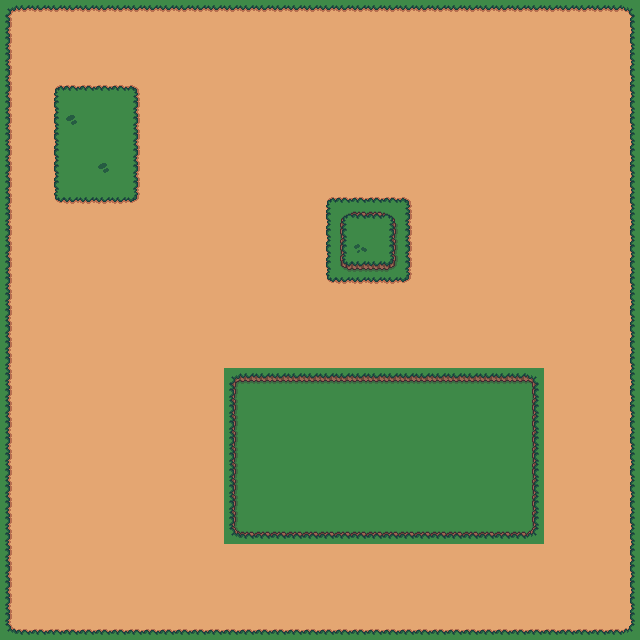

Rendered tile map (Tiled .tmx) drawn with the repository's tilesets; below, a short description and the full map source, tile grids included:
An orthogonal 40x40 tile map with 16x16 px tiles, 1 tile layer (Tile Layer 1), 2 tilesets.

<map version="1.10" tiledversion="1.12.2" orientation="orthogonal" renderorder="right-down" width="40" height="40" tilewidth="16" tileheight="16" infinite="0" nextlayerid="2" nextobjectid="1">
 <tileset firstgid="1" source="Cute Fantasy.tsx" />
 <tileset firstgid="19" source="Cute Fantasy 2.tsx" />
 <layer id="1" name="Tile Layer 1" width="40" height="40">
  <data encoding="csv">
1,2,2,2,2,2,2,2,2,2,2,2,2,2,2,2,2,2,2,2,2,2,2,2,2,2,2,2,2,2,2,2,2,2,2,2,2,2,2,3,
4,5,5,5,5,5,5,5,5,5,5,5,5,5,5,5,5,5,5,5,5,5,5,5,5,5,5,5,5,5,5,5,5,5,5,5,5,5,5,6,
4,5,5,5,5,5,5,5,5,5,5,5,5,5,5,5,5,5,5,5,5,5,5,5,5,5,5,5,5,5,5,5,5,5,5,5,5,5,5,6,
4,5,5,5,5,5,5,5,5,5,5,5,5,5,5,5,5,5,5,5,5,5,5,5,5,5,5,5,5,5,5,5,5,5,5,5,5,5,5,6,
4,5,5,5,5,5,5,5,5,5,5,5,5,5,5,5,5,5,5,5,5,5,5,5,5,5,5,5,5,5,5,5,5,5,5,5,5,5,5,6,
4,5,5,10,8,8,8,8,11,5,5,5,5,5,5,5,5,5,5,5,5,5,5,5,5,5,5,5,5,5,5,5,5,5,5,5,5,5,5,6,
4,5,5,6,23,23,23,23,4,5,5,5,5,5,5,5,5,5,5,5,5,5,5,5,5,5,5,5,5,5,5,5,5,5,5,5,5,5,5,6,
4,5,5,6,36,23,23,23,4,5,5,5,5,5,5,5,5,5,5,5,5,5,5,5,5,5,5,5,5,5,5,5,5,5,5,5,5,5,5,6,
4,5,5,6,23,23,23,23,4,5,5,5,5,5,5,5,5,5,5,5,5,5,5,5,5,5,5,5,5,5,5,5,5,5,5,5,5,5,5,6,
4,5,5,6,23,23,23,23,4,5,5,5,5,5,5,5,5,5,5,5,5,5,5,5,5,5,5,5,5,5,5,5,5,5,5,5,5,5,5,6,
4,5,5,6,23,23,36,23,4,5,5,5,5,5,5,5,5,5,5,5,5,5,5,5,5,5,5,5,5,5,5,5,5,5,5,5,5,5,5,6,
4,5,5,6,23,23,23,23,4,5,5,5,5,5,5,5,5,5,5,5,5,5,5,5,5,5,5,5,5,5,5,5,5,5,5,5,5,5,5,6,
4,5,5,13,2,2,2,2,14,5,5,5,5,5,5,5,5,5,5,5,10,8,8,8,8,11,5,5,5,5,5,5,5,5,5,5,5,5,5,6,
4,5,5,5,5,5,5,5,5,5,5,5,5,5,5,5,5,5,5,5,6,28,26,26,29,4,5,5,5,5,5,5,5,5,5,5,5,5,5,6,
4,5,5,5,5,5,5,5,5,5,5,5,5,5,5,5,5,5,5,5,6,24,23,23,22,4,5,5,5,5,5,5,5,5,5,5,5,5,5,6,
4,5,5,5,5,5,5,5,5,5,5,5,5,5,5,5,5,5,5,5,6,24,35,23,22,4,5,5,5,5,5,5,5,5,5,5,5,5,5,6,
4,5,5,5,5,5,5,5,5,5,5,5,5,5,5,5,5,5,5,5,6,31,20,20,32,4,5,5,5,5,5,5,5,5,5,5,5,5,5,6,
4,5,5,5,5,5,5,5,5,5,5,5,5,5,5,5,5,5,5,5,13,2,2,2,2,14,5,5,5,5,5,5,5,5,5,5,5,5,5,6,
4,5,5,5,5,5,5,5,5,5,5,5,5,5,5,5,5,5,5,5,5,5,5,5,5,5,5,5,5,5,5,5,5,5,5,5,5,5,5,6,
4,5,5,5,5,5,5,5,5,5,5,5,5,5,5,5,5,5,5,5,5,5,5,5,5,5,5,5,5,5,5,5,5,5,5,5,5,5,5,6,
4,5,5,5,5,5,5,5,5,5,5,5,5,5,5,5,5,5,5,5,5,5,5,5,5,5,5,5,5,5,5,5,5,5,5,5,5,5,5,6,
4,5,5,5,5,5,5,5,5,5,5,5,5,5,5,5,5,5,5,5,5,5,5,5,5,5,5,5,5,5,5,5,5,5,5,5,5,5,5,6,
4,5,5,5,5,5,5,5,5,5,5,5,5,5,5,5,5,5,5,5,5,5,5,5,5,5,5,5,5,5,5,5,5,5,5,5,5,5,5,6,
4,5,5,5,5,5,5,5,5,5,5,5,5,5,19,20,20,20,20,20,20,20,20,20,20,20,20,20,20,20,20,20,20,21,5,5,5,5,5,6,
4,5,5,5,5,5,5,5,5,5,5,5,5,5,22,23,23,23,23,23,23,23,23,23,23,23,23,23,23,23,23,23,23,24,5,5,5,5,5,6,
4,5,5,5,5,5,5,5,5,5,5,5,5,5,22,23,23,23,23,23,23,23,23,23,23,23,23,23,23,23,23,23,23,24,5,5,5,5,5,6,
4,5,5,5,5,5,5,5,5,5,5,5,5,5,22,23,23,23,23,23,23,23,23,23,23,23,23,23,23,23,23,23,23,24,5,5,5,5,5,6,
4,5,5,5,5,5,5,5,5,5,5,5,5,5,22,23,23,23,23,23,23,23,23,23,23,23,23,23,23,23,23,23,23,24,5,5,5,5,5,6,
4,5,5,5,5,5,5,5,5,5,5,5,5,5,22,23,23,23,23,23,23,23,23,23,23,23,23,23,23,23,23,23,23,24,5,5,5,5,5,6,
4,5,5,5,5,5,5,5,5,5,5,5,5,5,22,23,23,23,23,23,23,23,23,23,23,23,23,23,23,23,23,23,23,24,5,5,5,5,5,6,
4,5,5,5,5,5,5,5,5,5,5,5,5,5,22,23,23,23,23,23,23,23,23,23,23,23,23,23,23,23,23,23,23,24,5,5,5,5,5,6,
4,5,5,5,5,5,5,5,5,5,5,5,5,5,22,23,23,23,23,23,23,23,23,23,23,23,23,23,23,23,23,23,23,24,5,5,5,5,5,6,
4,5,5,5,5,5,5,5,5,5,5,5,5,5,22,23,23,23,23,23,23,23,23,23,23,23,23,23,23,23,23,23,23,24,5,5,5,5,5,6,
4,5,5,5,5,5,5,5,5,5,5,5,5,5,25,26,26,26,26,26,26,26,26,26,26,26,26,26,26,26,26,26,26,27,5,5,5,5,5,6,
4,5,5,5,5,5,5,5,5,5,5,5,5,5,5,5,5,5,5,5,5,5,5,5,5,5,5,5,5,5,5,5,5,5,5,5,5,5,5,6,
4,5,5,5,5,5,5,5,5,5,5,5,5,5,5,5,5,5,5,5,5,5,5,5,5,5,5,5,5,5,5,5,5,5,5,5,5,5,5,6,
4,5,5,5,5,5,5,5,5,5,5,5,5,5,5,5,5,5,5,5,5,5,5,5,5,5,5,5,5,5,5,5,5,5,5,5,5,5,5,6,
4,5,5,5,5,5,5,5,5,5,5,5,5,5,5,5,5,5,5,5,5,5,5,5,5,5,5,5,5,5,5,5,5,5,5,5,5,5,5,6,
4,5,5,5,5,5,5,5,5,5,5,5,5,5,5,5,5,5,5,5,5,5,5,5,5,5,5,5,5,5,5,5,5,5,5,5,5,5,5,6,
7,8,8,8,8,8,8,8,8,8,8,8,8,8,8,8,8,8,8,8,8,8,8,8,8,8,8,8,8,8,8,8,8,8,8,8,8,8,8,9
</data>
 </layer>
</map>
